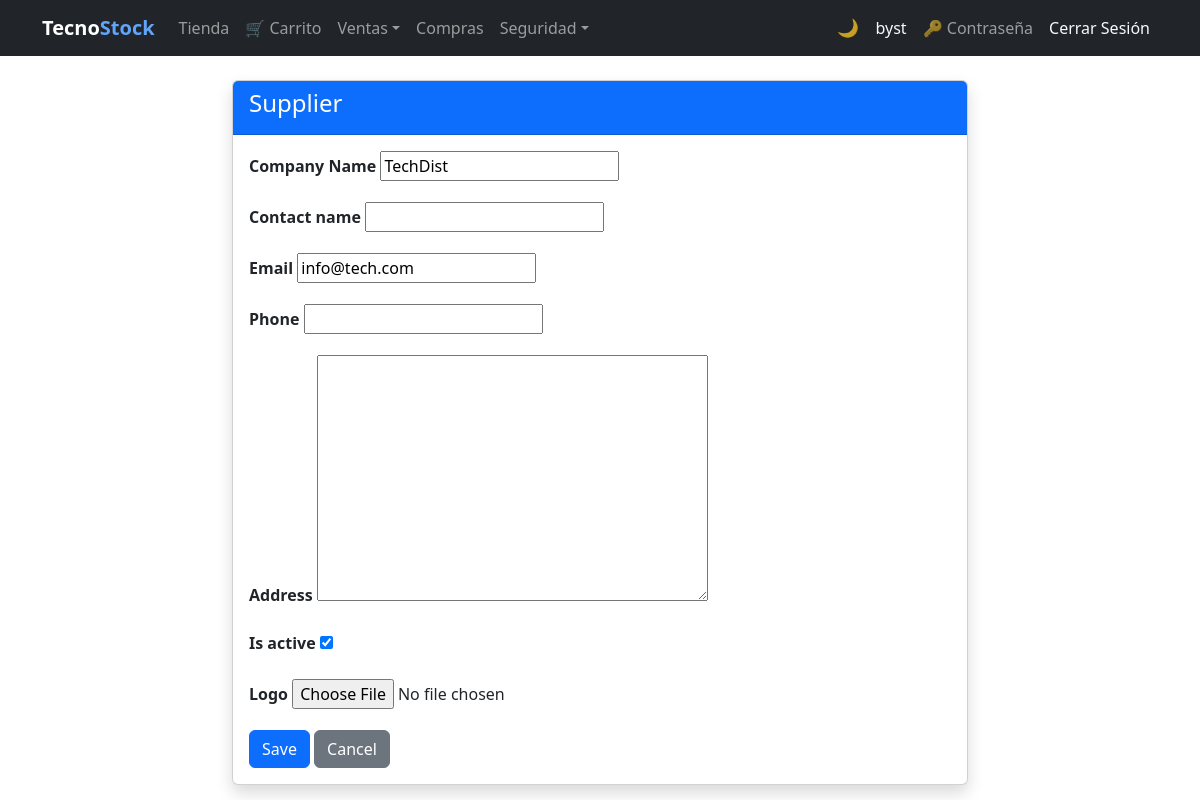
The app's page /suppliers/1/edit/ (signed in) with its own data.
### billing/models.py (models this page shows, shortened)
class Supplier(models.Model):
    name = models.CharField(max_length=200, verbose_name='Company Name')
    contact_name = models.CharField(max_length=200, blank=True, null=True)
    email = models.EmailField(blank=True, null=True)
    phone = models.CharField(max_length=20, blank=True, null=True)
    address = models.TextField(blank=True, null=True)
    photo = models.ImageField(upload_to='suppliers/', blank=True, null=True, verbose_name='Logo')
    is_active = models.BooleanField(default=True)
    created_at = models.DateTimeField(auto_now_add=True)
    updated_at = models.DateTimeField(auto_now=True)
    class Meta:
        verbose_name = 'Supplier'
        verbose_name_plural = 'Suppliers'
        ordering = ['name']

### billing/views.py (the view)
# urls.py: path('suppliers/<int:pk>/edit/', views.SupplierUpdateView.as_view(), name='supplier_update'),
class SupplierUpdateView(LoginRequiredMixin, GroupRequiredMixin, UpdateView):
    group_required = ['Administrador', 'Analista de Compras']
    model         = Supplier
    fields        = ['name', 'contact_name', 'email', 'phone', 'address', 'is_active', 'photo']
    template_name = 'billing/supplier_form.html'
    success_url   = reverse_lazy('billing:supplier_list')

### security/templatetags/security_tags.py (called while the page is built)
@register.filter(name='has_group')
def has_group(user, group_name):
    if not user.is_authenticated:
        return False
    if user.is_superuser:  # el superusuario ve todo
        return True
    return user.groups.filter(name=group_name).exists()

### shared/mixins.py (called while the page is built, shortened)
    def dispatch(self, request, *args, **kwargs):
        if not request.user.is_authenticated:
            return redirect('login')
        if request.user.is_superuser:
            return super().dispatch(request, *args, **kwargs)

### billing/templates/billing/supplier_form.html (shortened to what this page needs)
{% extends 'billing/base.html' %}
{% block content %}
<div class="row justify-content-center">
  <div class="col-md-8">
    <div class="card shadow">
      <div class="card-header bg-primary text-white"><h4>Supplier</h4></div>
      <div class="card-body">
        <form method="post" enctype="multipart/form-data">
          {% for field in form %}
          <div class="mb-3">
            <label class="form-label fw-bold">{{ field.label }}</label>
            {{ field }}
          </div>
          {% endfor %}
          <button type="submit" class="btn btn-primary">Save</button>
          <a href="{% url 'billing:supplier_list' %}" class="btn btn-secondary">Cancel</a>
        </form>
      </div>
    </div>
  </div>
</div>
{% endblock %}

### billing/templates/billing/base.html (shortened to what this page needs)
{% load security_tags %}
<!DOCTYPE html>
<html lang="es">
<head>
  <link href="https://cdn.jsdelivr.net/npm/bootstrap@5.3.0/dist/css/bootstrap.min.css" rel="stylesheet">
</head>
<body>
<nav class="navbar navbar-expand-lg navbar-dark bg-dark">
  <div class="container">
    <a class="navbar-brand fw-bold" href="{% url 'billing:home' %}">Tecno<span class="nav-brand-accent">Stock</span></a>
    <div class="collapse navbar-collapse" id="nav">
      <ul class="navbar-nav me-auto">
        {% if user.is_authenticated %}
        {% if user|has_group:'Cliente' %}
        <li class="nav-item"><a class="nav-link" href="{% url 'store:catalog' %}">Tienda</a></li>
        <li class="nav-item"><a class="nav-link" href="{% url 'store:cart' %}">&#128722; Carrito</a></li>
        {% endif %}
        <li class="nav-item dropdown">
          <a class="nav-link dropdown-toggle" href="#" role="button" data-bs-toggle="dropdown" aria-expanded="false">Ventas</a>
        </li>
        {% if user|has_group:'Analista de Compras' or user|has_group:'Administrador' or not user|has_any_group %}
        <li class="nav-item"><a class="nav-link" href="{% url 'purchasing:purchase_list' %}">Compras</a></li>
        {% endif %}
        {% if user|has_group:'Administrador' %}
        <li class="nav-item dropdown">
          <a class="nav-link dropdown-toggle" href="#" role="button" data-bs-toggle="dropdown" aria-expanded="false">Seguridad</a>
        </li>
        {% endif %}
        {% endif %}
      </ul>
      <ul class="navbar-nav align-items-center">
        <li class="nav-item"><button type="button" class="theme-toggle-btn" id="theme-toggle" onclick="toggleTheme()" title="Cambiar tema claro / oscuro"><span id="theme-icon">&#127769;</span></button></li>
        <li class="nav-item">{% if user.is_authenticated %}<a class="nav-link text-light" href="{% url 'billing:dashboard' %}">{{ user.username }}</a>{% endif %}</li>
        <li class="nav-item">{% if user.is_authenticated %}<a class="nav-link" href="{% url 'password_change' %}" title="Cambiar contraseña">&#128273; Contraseña</a>{% endif %}</li>
        <li class="nav-item">{% if user.is_authenticated %}<form method="post" action="{% url 'logout' %}" class="d-inline">{% csrf_token %}<button type="submit" class="nav-link btn btn-link text-light btn-nav-link">Cerrar Sesión</button></form>{% else %}<a class="nav-link" href="{% url 'login' %}">Iniciar Sesión</a>{% endif %}</li>
      </ul>
    </div>
  </div>
</nav>
<div class="container mt-4">
  {% block content %}{% endblock %}
</div>
</body>
</html>

### billing/templates/billing/base.html (style rules this page uses)
.btn-nav-link { text-decoration: none; }
.nav-brand-accent { color: #60a5fa; }
.theme-toggle-btn { background: none; border: none; cursor: pointer; font-size: 1.1rem; line-height: 1; padding: .375rem .5rem; border-radius: .375rem; transition: background .2s; color: rgba(255,255,255,.75); }

### records on screen
Supplier: form "TechDist" "info@tech.com" "☑"

### other values on screen
{{ user.username }} "byst"
{{ field.label }} "Company Name" "Contact name" "Email" "Phone" "Address" "Is active" "Logo"
